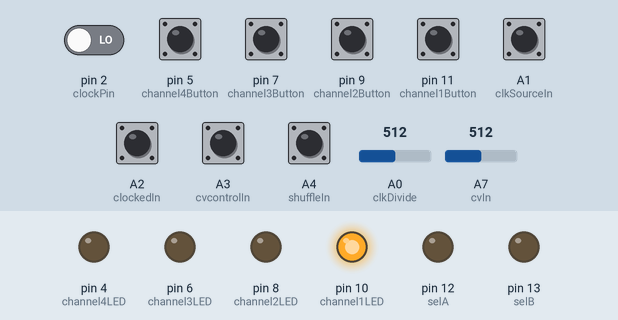
This sketch was run on a simulated Arduino Nano, built with avr-gcc and run on an emulated ATmega328P. Parts: output pins drawn as LEDs (lit = HIGH). The inputs (shaded band) are chosen by the test bench; at power-on: A1 (clkSourceIn), A2 (clockedIn), A3 (cvcontrolIn), A4 (shuffleIn), pin 5 (channel4Button), pin 7 (channel3Button), pin 9 (channel2Button), pin 11 (channel1Button) HIGH, pin 2 (clockPin) LOW, A0 (clkDivide) = 512, A7 (cvIn) = 512. Random numbers use the default seed unless the sketch sets one.

Above: at 1.2 s.
1.3 s: pin 5 (channel4Button) pulled LOW for 0.15 s
At 2.2 s:
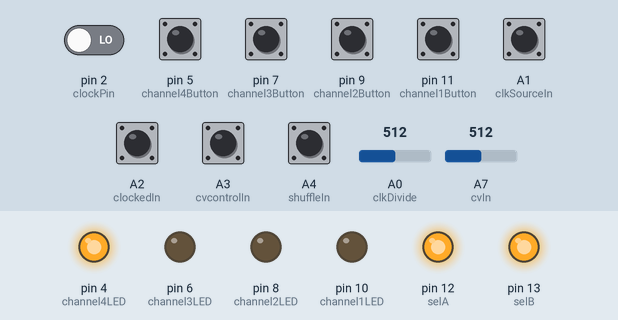
3.0 s: pin 7 (channel3Button) pulled LOW for 0.15 s
At 3.5 s:
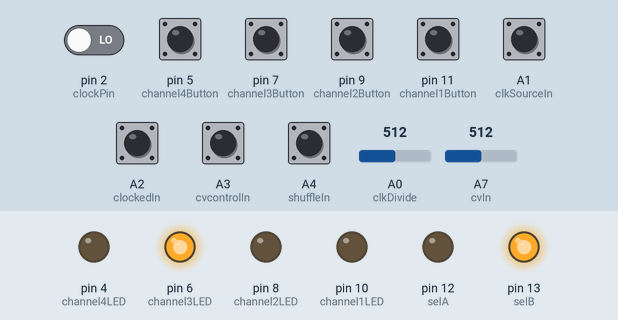
4.7 s: pin 9 (channel2Button) pulled LOW for 0.15 s
At 6.0 s:
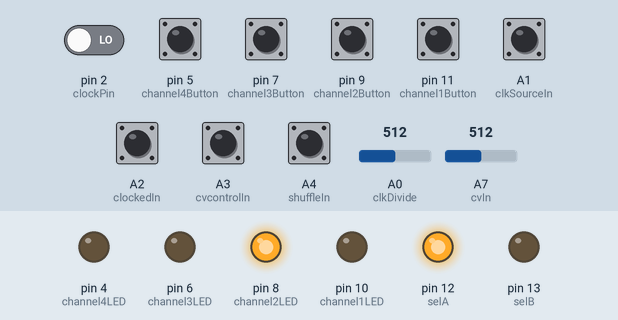
6.4 s: pin 11 (channel1Button) pulled LOW for 0.15 s
At 7.3 s:
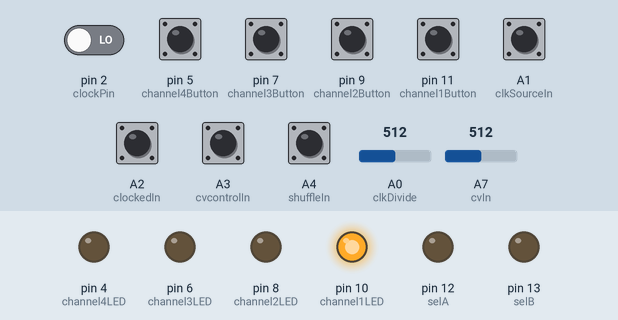
8.1 s: A1 (clkSourceIn) pulled LOW for 1 s
At 9.7 s:
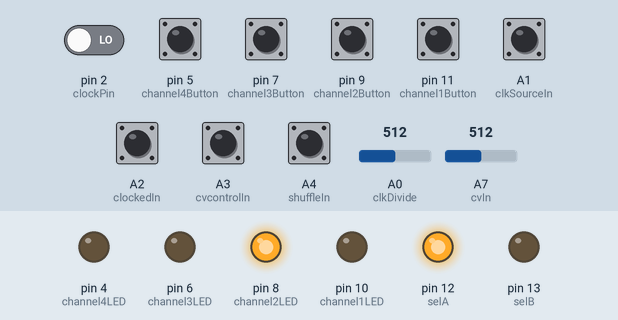
10.6 s: pin 5 (channel4Button) pulled LOW for 1 s
At 12.6 s:
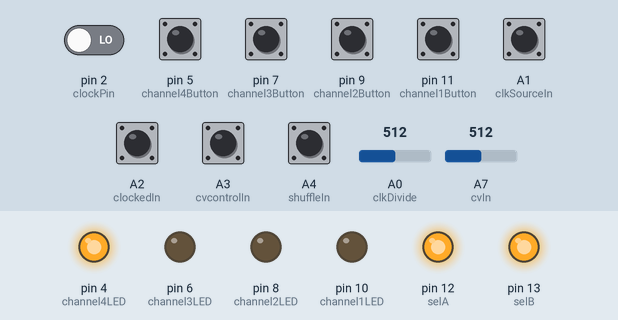
Timing chart, 0 to 14.1 s (numbered marks = the images above; inputs shaded):
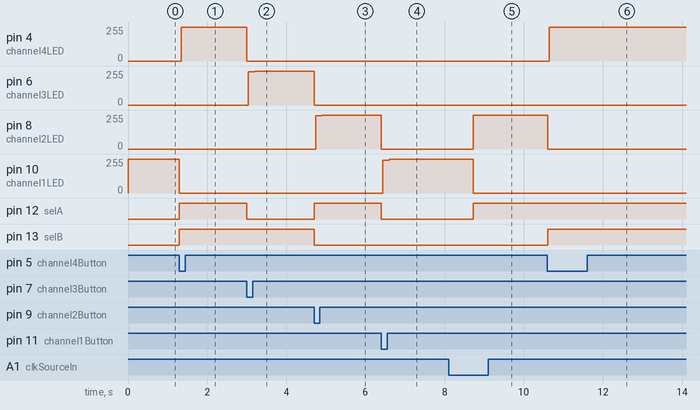

The sketch:

Dual_4-1_Mux_Controller.ino
```cpp
// (licence header left out)
const int  clockPin = 2;          // Digital Input; clock input
const int  channel1Button = 11;   // Digital Input; channel 1 select button
const int  channel2Button = 9;    // Digital Input; channel 2 select button
const int  channel3Button = 7;    // Digital Input; channel 3 select button
const int  channel4Button = 5;    // Digital Input; channel 4 select button
const int  channel1LED = 10;      // Digital Output; channel 1 LED
const int  channel2LED = 8;       // Digital Output; channel 2 LED
const int  channel3LED = 6;       // Digital Output; channel 3 LED
const int  channel4LED = 4;       // Digital Output; channel 4 LED
const int  selA = 12;             // Digital Output; channel select line A
const int  selB = 13;             // Digital Output; channel select line B
const int  clockedIn = A2;        // Digital Input; toggle switch for clocked or free-run
const int  shuffleIn = A4;        // Digital Input; toggle switch for sequential or random
const int  cvcontrolIn = A3;      // Digital Input; toggle switch for CV control
const int  clkSourceIn = A1;      // Digital Input; toggle switch for internal or external clk source
const int  clkDivide = A0;        // Analog Input;  potentiometer for clk divider (ext clock mode) or clk rate (internal clock mode)
const int  cvIn = A7;             // Analog Input;  socket for CV Input (ext control mode) or Reset (cycle mode)

// Variables
int newOCR1A=0;
int newDivide=1;
int scan=1;
int scan2=0;              // second scan variable used otherScan() to read other channel buttons
int channelRequest=0;
int cvchannelRequest = 0;
int channel=1;
int topChannel=4;         // highest channel currently allowed (to limit step number)
int clkCount=0;
int clkMax=1;
int olddivspeed;
int ldivspeed;
int cv=0;
boolean shuffle=false;
boolean cvControl = false;
boolean cvSense = false;
boolean clocked = false;
boolean extclk = false;
boolean resetIn = false;
boolean oldresetIn = false;
boolean diagnostics=false;
boolean resetFlag = false;


void setup() {
setupHardware();
if(diagnostics){
Serial.begin(115200);
}
clocked = digitalRead(clockedIn);
shuffle=!digitalRead(shuffleIn);
extclk=digitalRead(clkSourceIn);
cvSense=!digitalRead(cvcontrolIn);
if(cvSense){
  cv=analogRead(cvIn);
}
else{
  oldresetIn=digitalRead(cvIn);
}
 // set up internal clock...
  cli();
  TCCR1A = 0;                 // Reset entire TCCR1A to 0
  TCCR1B = 0;                 // Reset entire TCCR1B to 0
  TCCR1B |= B00000101;        //Set CS12 to 1 -> prescalar 1024
  TIMSK1 |= B00000010;        //Set OCIE1A to 1 -> compare match A
  OCR1A = 31250;              // this will be changed as the speed potentiometer is read in readclkdivide()
  sei();
  readclkdivide();
}

void loop() {
clocked = digitalRead(clockedIn);
shuffle=!digitalRead(shuffleIn);
extclk=digitalRead(clkSourceIn);
cvSense=!digitalRead(cvcontrolIn);

if(cvSense==false){
  checkReset();
}


scan=digitalRead(channel1Button);
if(scan==0){
  otherScan();
  if(scan2>0){
    topChannel=scan2;
  }
  channelRequest=1;
  changechannel();
}
scan=digitalRead(channel2Button);
if(scan==0){
  channelRequest=2;
  changechannel();
}
scan=digitalRead(channel3Button);
if(scan==0){
  if(topChannel>2){
  channelRequest=3;
  changechannel();
  }
}
scan=digitalRead(channel4Button);
if(scan==0){
  if(topChannel>3){
  channelRequest=4;
  changechannel();
  }
}


if(cvSense){
cv=analogRead(cvIn);
cvchannelRequest=constrain(floor(cv/256)+1,1,topChannel);
}
else{
  checkReset();
}

if(clocked){
if(clkCount>=clkMax){
  if(diagnostics){
  Serial.println(clocked);
  Serial.println(cvSense);
  Serial.println(cvchannelRequest);
  }
  if(cvSense){
    channelRequest=cvchannelRequest;
  }
  else{
    if(shuffle==false){
      channelRequest=channel+1;
        if(channelRequest==topChannel+1){
          channelRequest=1;
      }
    }
    else{
      channelRequest=round(random(1,topChannel+1));
      if(diagnostics){
      Serial.println(channelRequest);
      }
    }
  }
  if(resetFlag==false){
  changechannel();
  }
  else{
  resetFlag=false;
  clkCount=clkMax-1;
  }
  clkCount=0;
}

// end of clocked
}
else{
// we're not clocked, so clear the clock variables...
clkCount=0;
if(cvSense){
   channelRequest=cvchannelRequest;
   changechannel();
}
if(cvSense==false){
  checkReset();
}

// end of free
}


readclkdivide();
// end of loop
}


void checkReset(){
// Read the cvIn input,
// which is used as a RESET Input
// when in local step control (cvSense=false)
 resetIn=bitRead(analogRead(cvIn),9);
 if(resetIn&&(oldresetIn==false)){
  channelRequest=1;
  changechannel();    // just change the channel immediately - even in clocked mode
  resetFlag=true;     // set flag to indicate that the reset operation has been asserted
  clkCount=0;
  oldresetIn=true;
 }
 else{
  oldresetIn=resetIn;
 }
}

void otherScan(){
// Scan the other Buttons (2:4) to support
// multiple button push
  scan2=0;
  if(digitalRead(channel4Button)==0){
    scan2=4;
  }
  if(digitalRead(channel3Button)==0){
    scan2=3;
  }
  if(digitalRead(channel2Button)==0){
    scan2=2;
  }
}


void readclkdivide(){
// Read the rate/divide potentiometer
int divspeed=analogRead(clkDivide);
if (divspeed!=olddivspeed){
  ldivspeed=round(102.4*log(divspeed)/log(2));
  newOCR1A=(1024+20-ldivspeed)*58;
  newDivide=floor(divspeed/64)+1;
  if(extclk==true){
  clkMax=newDivide;
  }
  else{
    clkMax=1;
  }
}
if(diagnostics){
  Serial.println(OCR1A);
  Serial.println(clkMax);
}
olddivspeed=divspeed;
}


void changechannel(){
// Change the channel
digitalWrite(channel1LED,LOW);
digitalWrite(channel2LED,LOW);
digitalWrite(channel3LED,LOW);
digitalWrite(channel4LED,LOW);
switch (channelRequest){
case 1:
digitalWrite(channel1LED,HIGH);
digitalWrite(selA,LOW);
digitalWrite(selB,LOW);
channel=1;
break;
case 2:
digitalWrite(channel2LED,HIGH);
digitalWrite(selA,HIGH);
digitalWrite(selB,LOW);
channel=2;
break;
case 3:
digitalWrite(channel3LED,HIGH);
digitalWrite(selA,LOW);
digitalWrite(selB,HIGH);
channel=3;
break;
case 4:
digitalWrite(channel4LED,HIGH);
digitalWrite(selA,HIGH);
digitalWrite(selB,HIGH);
channel=4;
break;
}
scan=1;
}

void pin_ISR() {
// respond to external clock input interrupts
  cli();
  if(extclk==true){
  clkCount=clkCount+1;
  clkMax=newDivide;
  }
  sei();
}


ISR(TIMER1_COMPA_vect){
// respond to timer1 interrupts
  cli();
  OCR1A=newOCR1A;
  TCNT1  = 0;                  //First, set the timer back to 0 so it resets for next interrupt
  if(extclk==false){
  clkCount=clkCount+1;
  clkMax=1;
  }
  sei();
}


void setupHardware(){
// hide all the hardware setup stuff here
  pinMode(clockPin,INPUT);
  attachInterrupt(digitalPinToInterrupt(clockPin), pin_ISR, RISING); // (this to accord with the polarity of the switched clock signals fed to the system)
pinMode(selA, OUTPUT);
pinMode(selB, OUTPUT);
pinMode(channel1LED, OUTPUT);
pinMode(channel2LED, OUTPUT);
pinMode(channel3LED, OUTPUT);
pinMode(channel4LED, OUTPUT);
pinMode(channel1Button,INPUT_PULLUP);
pinMode(channel2Button,INPUT_PULLUP);
pinMode(channel3Button,INPUT_PULLUP);
pinMode(channel4Button,INPUT_PULLUP);
pinMode(clockedIn,INPUT_PULLUP);
pinMode(shuffleIn,INPUT_PULLUP);
pinMode(cvcontrolIn,INPUT_PULLUP);
pinMode(clkSourceIn,INPUT_PULLUP);
pinMode(clkDivide,INPUT);
pinMode(cvIn,INPUT);
// start on channel 1:
// set initial values of LEDs
digitalWrite(channel1LED,HIGH);
digitalWrite(channel2LED,LOW);
digitalWrite(channel3LED,LOW);
digitalWrite(channel4LED,LOW);
// set initial value of select lines
digitalWrite(selA,LOW);
digitalWrite(selB,LOW);
}
```

Measured:
- after the input at 1.3 s, pin 4 (channel4LED): 0/255 → 252/255 at once, → 255/255 0.16 s later; pin 10 (channel1LED): 255/255 → 0/255 at once; pin 12 (selA), pin 13 (selB): LOW → HIGH at once
- after the input at 3.0 s, pin 4 (channel4LED): 255/255 → 0/255 at once; pin 6 (channel3LED): 0/255 → 250/255 at once, → 255/255 0.16 s later; pin 12 (selA): HIGH → LOW at once
- after the input at 4.7 s, pin 6 (channel3LED): 255/255 → 0/255 at once; pin 8 (channel2LED): 0/255 → 248/255 at once, → 255/255 0.16 s later; pin 12 (selA): LOW → HIGH at once; pin 13 (selB): HIGH → LOW at once
- after the input at 6.4 s, pin 8 (channel2LED): 255/255 → 0/255 at once; pin 10 (channel1LED): 0/255 → 245/255 at once, → 255/255 0.16 s later; pin 12 (selA): HIGH → LOW at once
- after the input at 8.1 s, pin 8 (channel2LED): 0/255 → 255/255 after 0.62 s; pin 10 (channel1LED): 255/255 → 0/255 after 0.62 s; pin 12 (selA): LOW → HIGH after 0.62 s
- after the input at 10.6 s, pin 4 (channel4LED): 0/255 → 252/255 at once, → 255/255 1.0 s later; pin 8 (channel2LED): 255/255 → 0/255 at once; pin 13 (selB): LOW → HIGH at once
